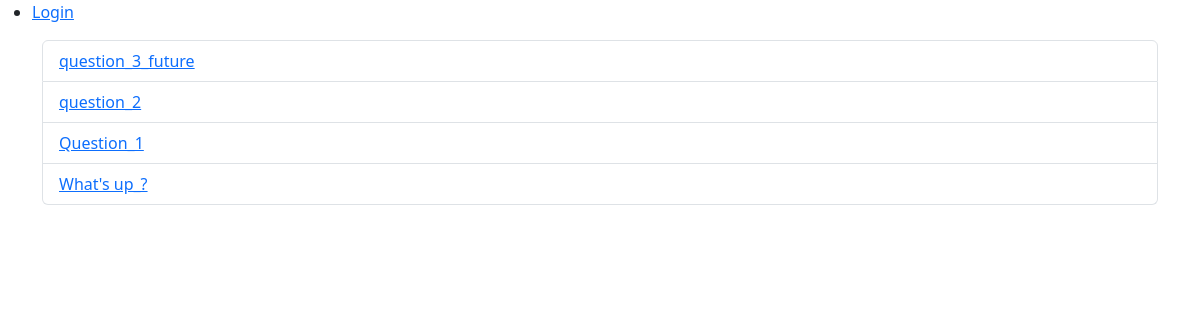
The page /polls/ on the database as committed earlier.
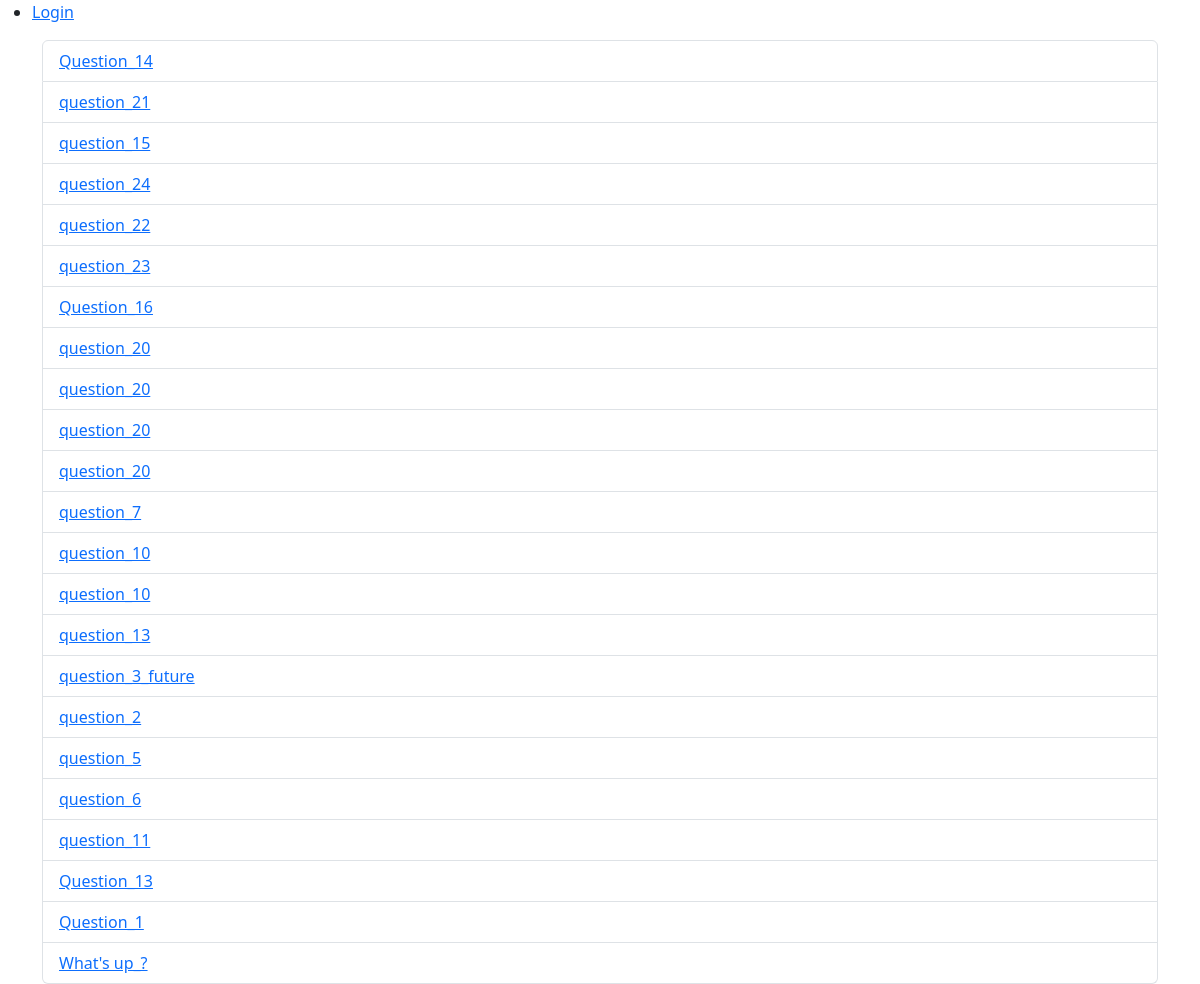
The same page on the database as committed later.
### polls/models.py (models this page shows, shortened)
class Question(models.Model):
    question_text = models.CharField(max_length=200)
    pub_date = models.DateTimeField("date published")
    user = models.ForeignKey(User, on_delete=models.SET_NULL, null=True, blank=True)

### polls/views.py (the view)
# urls.py: path('', views.IndexView.as_view(), name='index'),
class IndexView(generic.ListView):
    template_name = 'polls/index.html'
    context_object_name = 'latest_question_list'
    def get_queryset(self):
        return Question.objects.filter(pub_date__lte=timezone.now()).order_by("-pub_date")[:30]

### polls/templates/polls/index.html (shortened to what this page needs)
{% extends "polls/base.html" %}
{% block content %}
    <div class="container">
        {% if latest_question_list %}
            <ul class="list-group">
            {% for question in latest_question_list %}
                  <li class="list-group-item"><a href="{% url 'polls:detail' question.id %}">{{ question.question_text }}</a></li>
            {% endfor %}
            </ul>
        {% else %}
            <p>No polls are available.</p>
        {% endif %}
    </div>
{% endblock %}

### polls/templates/polls/base.html (shortened to what this page needs)
{% load static %}
<!DOCTYPE html>
<html lang="en">
<head>
    <link rel="stylesheet" href="{% static 'bootstrap-5.3.3-dist/css/bootstrap.css' %}">
</head>
<body>
    <ul class="sidebar-nav">
    {% if user.is_authenticated %}
     <li>User: {{ user.get_username }}</li>
     <li>
       <form id="logout-form" method="post" action="{% url 'logout' %}">
         {% csrf_token %}
         <button type="submit" class="btn btn-link">Logout</button>
       </form>
     </li>
    {% else %}
     <li><a href="{% url 'login' %}?next={{ request.path }}">Login</a></li>
    {% endif %}
    </ul>
    {% block content %}{% endblock %}
</body>
</html>

Rows that differ between the two databases and show on the page:
added Question: question_text "Question_14"
added Question: question_text "question_21"
added Question: question_text "question_15"
added Question: question_text "question_24"
added Question: question_text "question_22"
added Question: question_text "question_23"
added Question: question_text "Question_16"
added Question: question_text "question_20"
added Question: question_text "question_20"
added Question: question_text "question_20"
added Question: question_text "question_20"
added Question: question_text "question_7"
added Question: question_text "question_10"
added Question: question_text "question_10"
added Question: question_text "question_13"
added Question: question_text "question_5"
added Question: question_text "question_6"
added Question: question_text "question_11"
added Question: question_text "Question_13"
